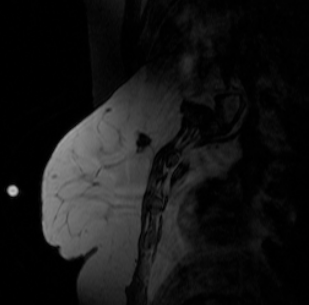
//> input picture Manipulação de Histogramas/Transformação linear/Linearização (normal)/hue.png, 309 x 305 px
$ ./main   (built with g++ and OpenCV 4)
//> lines starting //> are read from the running program, lines starting //| are printed output that depends on the picture

#include "opencv2/highgui.hpp"
#include "opencv2/imgcodecs.hpp"
#include "opencv2/imgproc.hpp"
#include <algorithm>
#include <iostream>

using namespace std;
using namespace cv;

long double *transformacaolinear(long double I1, long double I2, long double k1, long double k2)
{
  long double *transf = new long double[256];
  //k1 e k2 os 2 intervalos de cinza normalizados

  k1 = k1 / 255;
  k2 = k2 / 255;

  for (int i = 0; i < 256; i++)
  {
    if (i < I1)
    {
      transf[i] = k1;
    }
    else if (i < I2 && i >= I1)
    {
      transf[i] = ((((k2 - k1) / (I2 - I1)) * (i - I1)) + k1);
    }
    else if (i >= I2)
    {
      transf[i] = k2;
    }
  }
  return transf;
}

int main(int argc, char **argv)
{
  Mat src;

  //lendo o arquivo
  src = imread("hue.png", 1);
//> src is the input picture: 305 rows x 309 cols, CV_8UC3; mean B, G, R 21.3, 21.3, 21.3

  if (src.empty())
  {
    return -1;
  }

  cv::cvtColor(src, src, CV_BGR2GRAY);
//> src: 305 rows x 309 cols, CV_8UC1

  namedWindow("Imagem 1", WINDOW_NORMAL);
	moveWindow("Imagem 1", 0,0);
  imshow("Imagem 1", src);

  //histograma normal---------------------------------------------------------------------------------------------------
  //criando e preenchendo com bins com 0
  long double bin1[256];
  fill_n(bin1, 256, 0);

  //Histograma normal
  for (int i = 0; i < src.rows * src.cols; i++)
  {
    bin1[(uint32_t)src.data[i]] += 1;
  }
//> after the loop, bin1 = 256 values, max 18255 at index 0, min 0 at index 159, mean 368.1

  int maior = (*max_element(bin1, bin1 + 256));
//> maior = 18255

  //normalizando os bins
  for (int i = 0; i < 256; i++)
  {
    bin1[i] = bin1[i] / maior;
  }
//> after the loop, bin1 = 256 values, max 1 at index 0, min 0 at index 159, mean 0.0202

    Mat plot1 = Mat::zeros(255, 255, CV_8UC3);

  for (int i = 0; i < 255; i++)
  {
    line(plot1, Point(i, 255.00 * (1 - bin1[i])), Point(i + 1, 255.00 * (1 - bin1[i + 1])), Scalar(0, 0, 255), 2, 8, 0);
  }
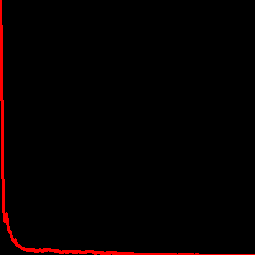
//> plot1: 255 rows x 255 cols, CV_8UC3; mean B, G, R 0, 0, 5.3

  namedWindow("Imagem 1 Histograma", WINDOW_NORMAL);
	moveWindow("Imagem 1 Histograma", 0,400);
  imshow("Imagem 1 Histograma", plot1);

  //transformacao linear--------------------------------------------------------------------------------------
  //normal nível(brilho)=(I1+I2)/2 e largura(contraste) (I2-I1)
  long double *transf=transformacaolinear(0,170,50,255);
  Mat Imgtranf=src;
  for (int i = 0; i < src.rows * src.cols; i++)
  {
  Imgtranf.data[i] = transf[(int32_t)Imgtranf.data[i]]*255;
  }
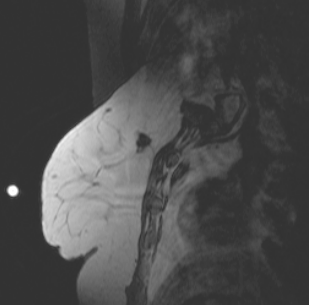
//> Imgtranf: 305 rows x 309 cols, CV_8UC1; min 50, max 255, mean 75.4

  namedWindow("Imagem 1 Transformacao Linear (normal)", WINDOW_NORMAL);
	moveWindow("Imagem 1 Transformacao Linear (normal)", 600,0);
  imshow("Imagem 1 Transformacao Linear (normal)", Imgtranf);

  //criando e preenchendo com bins com 0
  long double bintranf[256];
  fill_n(bintranf, 256, 0);

  //Histograma normal
  for (int i = 0; i < Imgtranf.rows * Imgtranf.cols; i++)
  {
    bintranf[(uint32_t)Imgtranf.data[i]] += 1;
  }
//> after the loop, bintranf = 256 values, max 18255 at index 50, min 0 at index 0, mean 368.1

  maior = (*max_element(bintranf, bintranf + 256));

  //normalizando os bin
  for (int i = 0; i < 256; i++)
  {
    bintranf[i] = bintranf[i] / maior;
  }
//> after the loop, bintranf = 256 values, max 1 at index 50, min 0 at index 0, mean 0.0202

  //gerando o histograma
  Mat plot2 = Mat::zeros(255, 255, CV_8UC3);

  for (int i = 0; i < 255; i++)
  {
    line(plot2, Point(i, 255.00 * (1 - bintranf[i])), Point(i + 1, 255.00 * (1 - bintranf[i + 1])), Scalar(0, 0, 255), 2, 8, 0);
  }
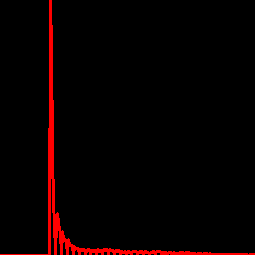
//> plot2: 255 rows x 255 cols, CV_8UC3; mean B, G, R 0, 0, 8.9

  namedWindow("Histograma transformacao linear (normal)", WINDOW_NORMAL);
	moveWindow("Histograma transformacao linear (normal)", 600,400);
  imshow("Histograma transformacao linear (normal)", plot2);


  waitKey(0);
  return 0;
}
